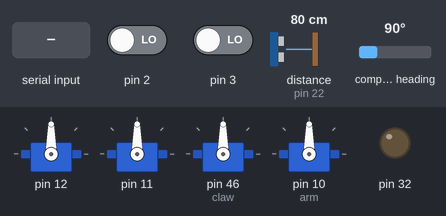
Simulated run of this sketch. Board: Arduino Mega 2560, built with avr-gcc and run on an emulated ATmega2560. Parts: 4 × servo, output pins drawn as LEDs (lit = HIGH). The inputs (shaded band) are chosen by the test bench; at power-on: pin 2 LOW, pin 3 LOW, distance to the obstacle (sensor on pin 22) 80 cm, compass heading 90°.

Above: at 0.9 s.
1.0 s: "w" received over the second serial link
At 2.1 s:
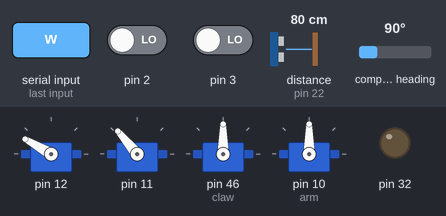
2.5 s: "s" received over the second serial link
At 3.6 s:
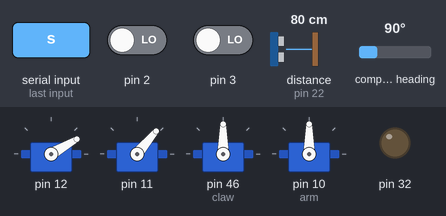
4.0 s: "a" received over the second serial link
At 5.1 s:
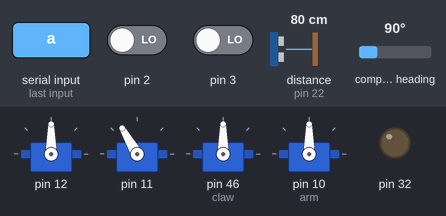
5.6 s: "d" received over the second serial link
At 6.6 s:
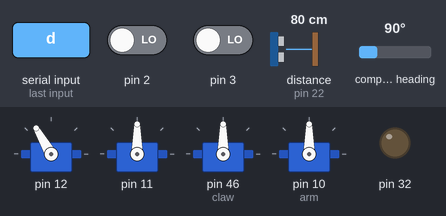
7.1 s: "u" received over the second serial link
At 7.8 s:
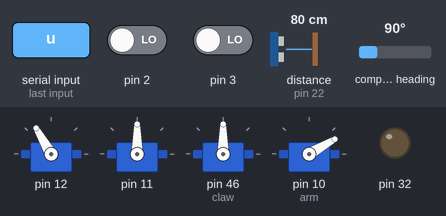
10.1 s: "j" received over the second serial link
At 10.6 s:
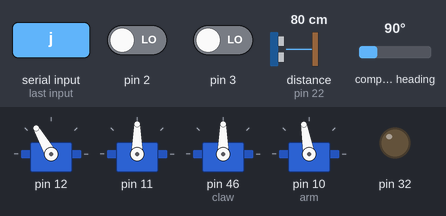
Timing chart, 0 to 13.1 s (numbered marks = the images above; inputs shaded):
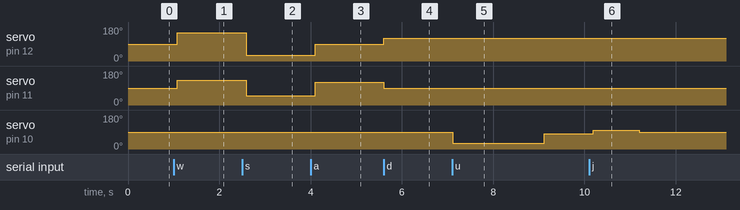

Measured:
- after the input at 1.0 s, servo on pin 12: 90° → 150° after 0.08 s; servo on pin 11: 90° → 130° after 0.08 s
- after the input at 2.5 s, servo on pin 12: 150° → 30° after 0.09 s; servo on pin 11: 130° → 50° after 0.09 s
- after the input at 4.0 s, servo on pin 12: 30° → 90° after 0.10 s; servo on pin 11: 50° → 120° after 0.10 s
- after the input at 5.6 s, servo on pin 12: 90° → 120° at once; servo on pin 11: 120° → 90° at once
- after the input at 7.1 s, servo on pin 10 (arm): 90° → 30° at once, → 80° 2.0 s later
- after the input at 10.1 s, servo on pin 10 (arm): 80° → 100° after 0.10 s, → 90° 1.0 s later

The sketch:

rabbit-demo.ino
```cpp
#include <Servo.h>
#include <Wire.h>
#include <Adafruit_Sensor.h>
#include <Adafruit_HMC5883_U.h>

#include <Messages.h>
#include <Wheels.h>
#include <Ping.h>
#include <AsyncServo.h>
#include <Pneumatic.h>
#include <CompassSensor.h>

void setup()
{
    const int
        forward = 120,
        backward = 60,
        stop = 90,
        arm_up = 30,
        arm_down = 100,
        claw_open = 160,
        claw_close = 70;

    Servo claw;
    Servo arm;
    Pneumatic jump(32);
    Ping ping(22);
    Compass compass(12345);

    Wheels::init(2, 4, 12, 3, 5, 11);
    claw.attach(46);
    arm.attach(10);
    jump.down();
    Serial3.begin(9600);

    while (1) {
        if (Serial3.available()) {
            switch (Serial3.read()) {
                case 'w':
                    Wheels::write(150, 130);
                    break;
                case 's':
                    Wheels::write(30, 50);
                    break;
                case 'a':
                    Wheels::write(stop, forward);
                    break;
                case 'd':
                    Wheels::write(forward, stop);
                    break;
                case ' ':
                    Wheels::write(stop);
                    break;
                case 'q':
                    Wheels::write(stop, forward);
                    Wheels::reset_encoder();
                    while (Wheels::avg_encoder() < 2200);
                    Wheels::write(stop);
                    break;
                case 'e':
                    Wheels::write(forward, stop);
                    Wheels::reset_encoder();
                    while (Wheels::avg_encoder() < 2200);
                    Wheels::write(stop);
                    break;
                case 'u':
                    arm.write(arm_up);
                    delay(2000);
                    arm.write(80);
                    break;
                case 'j':
                    arm.write(arm_down);
                    delay(1000);
                    arm.write(90);
                    break;
                case 'i':
                    jump.up();
                    break;
                case 'k':
                    jump.down();
                    break;
                case 'o':
                    claw.write(claw_open);
                    break;
                case 'p':
                    claw.write(claw_close);
                    break;
            }
        }
        Serial3.print("Ping distance (cm): ");
        Serial3.print(ping.cm());
        Serial3.print(" Compass (degrees from north): ");
        Serial3.print(compass.angle());
        Serial3.println();
        delay(100);
    }
}

void loop() {}
```
